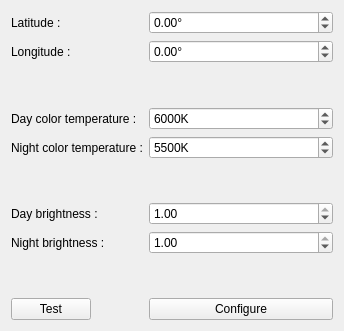
<?xml version="1.0" encoding="UTF-8"?>
<ui version="4.0">
 <class>redshiftconf</class>
 <widget class="QWidget" name="redshiftconf">
  <property name="geometry">
   <rect>
    <x>0</x>
    <y>0</y>
    <width>344</width>
    <height>331</height>
   </rect>
  </property>
  <property name="windowTitle">
   <string>Redshift configuration tool</string>
  </property>
  <property name="locale">
   <locale language="C" country="AnyCountry"/>
  </property>
  <layout class="QFormLayout" name="formLayout">
   <property name="labelAlignment">
    <set>Qt::AlignLeading|Qt::AlignLeft|Qt::AlignVCenter</set>
   </property>
   <item row="0" column="0">
    <widget class="QLabel" name="labLat">
     <property name="text">
      <string>Latitude :</string>
     </property>
    </widget>
   </item>
   <item row="0" column="1">
    <widget class="QDoubleSpinBox" name="valLat">
     <property name="toolTip">
      <string>Your current latitude, in degrees, given as floating point number, towards north and south, with negative number representing south.</string>
     </property>
     <property name="accelerated">
      <bool>true</bool>
     </property>
     <property name="prefix">
      <string/>
     </property>
     <property name="suffix">
      <string comment="AA" extracomment="K">°</string>
     </property>
     <property name="minimum">
      <double>-90.000000000000000</double>
     </property>
     <property name="maximum">
      <double>90.000000000000000</double>
     </property>
    </widget>
   </item>
   <item row="1" column="0">
    <widget class="QLabel" name="labLong">
     <property name="text">
      <string>Longitude :</string>
     </property>
    </widget>
   </item>
   <item row="1" column="1">
    <widget class="QDoubleSpinBox" name="valLong">
     <property name="toolTip">
      <string>Your current longitude, in degrees, given as floating point number, towards west and east, with negative number representing west.</string>
     </property>
     <property name="accelerated">
      <bool>true</bool>
     </property>
     <property name="suffix">
      <string>°</string>
     </property>
     <property name="minimum">
      <double>-180.000000000000000</double>
     </property>
     <property name="maximum">
      <double>180.000000000000000</double>
     </property>
    </widget>
   </item>
   <item row="2" column="0">
    <spacer name="verticalSpacer">
     <property name="orientation">
      <enum>Qt::Vertical</enum>
     </property>
     <property name="sizeHint" stdset="0">
      <size>
       <width>20</width>
       <height>40</height>
      </size>
     </property>
    </spacer>
   </item>
   <item row="3" column="0">
    <widget class="QLabel" name="labDct">
     <property name="text">
      <string>Day color temperature :</string>
     </property>
    </widget>
   </item>
   <item row="4" column="0">
    <widget class="QLabel" name="labNct">
     <property name="text">
      <string>Night color temperature :</string>
     </property>
    </widget>
   </item>
   <item row="3" column="1">
    <widget class="QSpinBox" name="valDct">
     <property name="toolTip">
      <string>Color temperature in degrees Kelvin (between 2000 and 10000) to set at daytime.</string>
     </property>
     <property name="accelerated">
      <bool>true</bool>
     </property>
     <property name="suffix">
      <string>K</string>
     </property>
     <property name="minimum">
      <number>2000</number>
     </property>
     <property name="maximum">
      <number>10000</number>
     </property>
     <property name="singleStep">
      <number>10</number>
     </property>
     <property name="value">
      <number>6000</number>
     </property>
    </widget>
   </item>
   <item row="4" column="1">
    <widget class="QSpinBox" name="valNct">
     <property name="toolTip">
      <string>Color temperature in degrees Kelvin (between 2000 and 10000) to set at night.</string>
     </property>
     <property name="accelerated">
      <bool>true</bool>
     </property>
     <property name="suffix">
      <string>K</string>
     </property>
     <property name="minimum">
      <number>2000</number>
     </property>
     <property name="maximum">
      <number>10000</number>
     </property>
     <property name="singleStep">
      <number>10</number>
     </property>
     <property name="value">
      <number>5500</number>
     </property>
    </widget>
   </item>
   <item row="5" column="0">
    <spacer name="verticalSpacer_2">
     <property name="orientation">
      <enum>Qt::Vertical</enum>
     </property>
     <property name="sizeHint" stdset="0">
      <size>
       <width>20</width>
       <height>40</height>
      </size>
     </property>
    </spacer>
   </item>
   <item row="6" column="0">
    <widget class="QLabel" name="labDbri">
     <property name="text">
      <string>Day brightness :</string>
     </property>
    </widget>
   </item>
   <item row="6" column="1">
    <widget class="QDoubleSpinBox" name="valDbri">
     <property name="toolTip">
      <string>Screen brightness (between 0.1 and 1.0) to apply during the day.</string>
     </property>
     <property name="accelerated">
      <bool>true</bool>
     </property>
     <property name="minimum">
      <double>0.100000000000000</double>
     </property>
     <property name="maximum">
      <double>1.000000000000000</double>
     </property>
     <property name="singleStep">
      <double>0.010000000000000</double>
     </property>
     <property name="value">
      <double>1.000000000000000</double>
     </property>
    </widget>
   </item>
   <item row="8" column="0">
    <spacer name="verticalSpacer_3">
     <property name="orientation">
      <enum>Qt::Vertical</enum>
     </property>
     <property name="sizeHint" stdset="0">
      <size>
       <width>20</width>
       <height>40</height>
      </size>
     </property>
    </spacer>
   </item>
   <item row="9" column="0">
    <widget class="QPushButton" name="ButTest">
     <property name="toolTip">
      <string>This allows to try the temperature and brightness values chosen for the day.</string>
     </property>
     <property name="text">
      <string>       Test       </string>
     </property>
    </widget>
   </item>
   <item row="9" column="1">
    <widget class="QPushButton" name="butConf">
     <property name="toolTip">
      <string>This will write a config file to your system and exit the application.</string>
     </property>
     <property name="text">
      <string>Configure</string>
     </property>
    </widget>
   </item>
   <item row="7" column="0">
    <widget class="QLabel" name="labNbri">
     <property name="text">
      <string>Night brightness :</string>
     </property>
    </widget>
   </item>
   <item row="7" column="1">
    <widget class="QDoubleSpinBox" name="valNbri">
     <property name="toolTip">
      <string>Screen brightness (between 0.1 and 1.0) to apply during the night.</string>
     </property>
     <property name="accelerated">
      <bool>true</bool>
     </property>
     <property name="minimum">
      <double>0.100000000000000</double>
     </property>
     <property name="maximum">
      <double>1.000000000000000</double>
     </property>
     <property name="singleStep">
      <double>0.010000000000000</double>
     </property>
     <property name="value">
      <double>1.000000000000000</double>
     </property>
    </widget>
   </item>
  </layout>
 </widget>
 <layoutdefault spacing="6" margin="11"/>
 <resources/>
 <connections/>
</ui>
